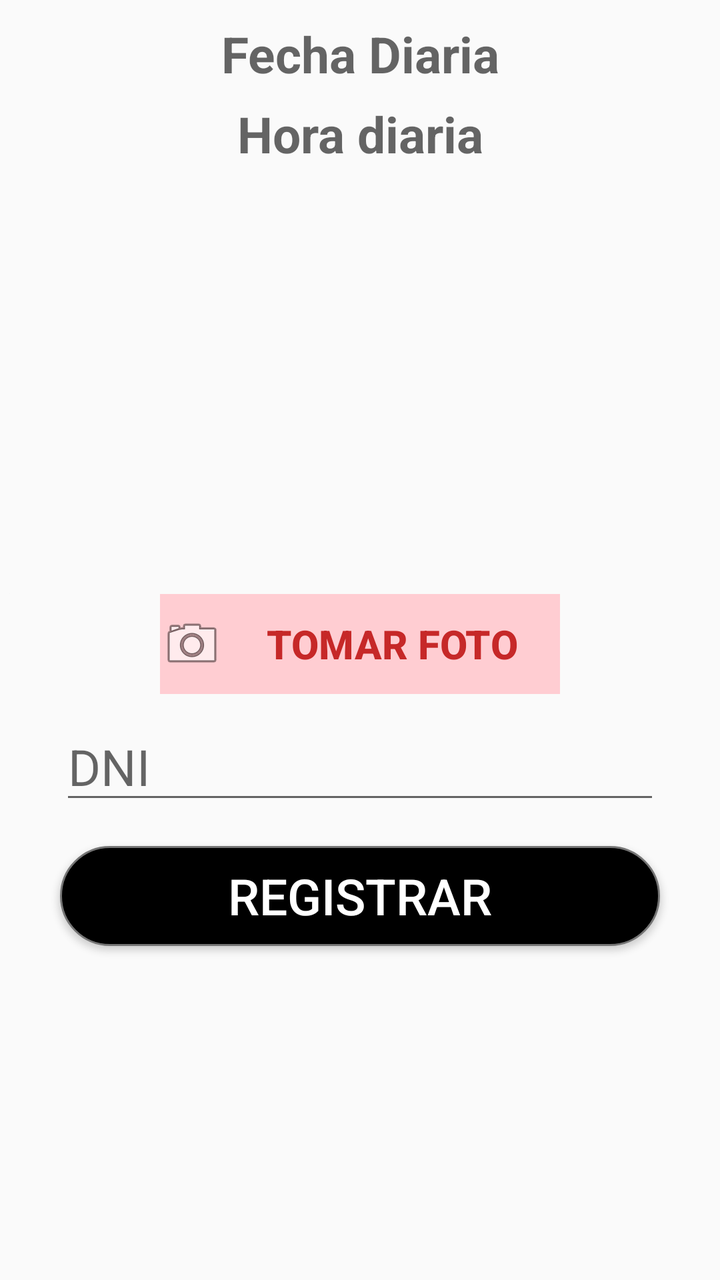
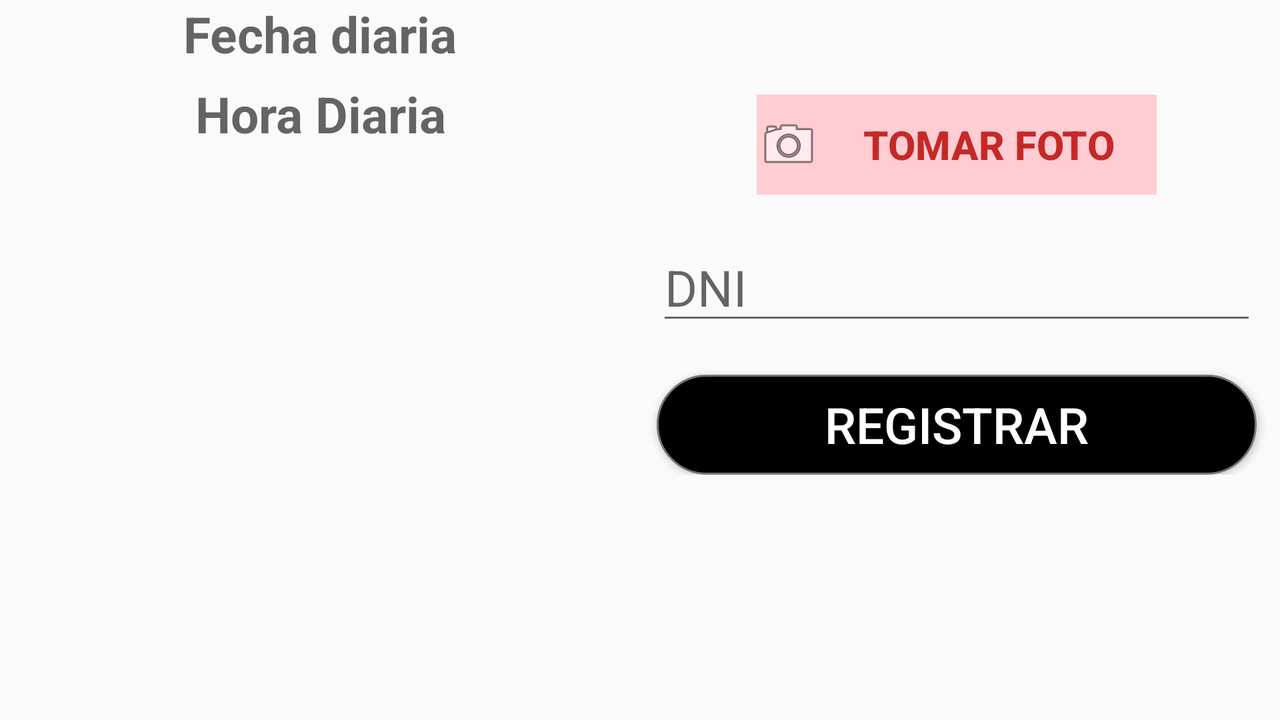

One screen, two layout resources from the same app: the default and the author's alternative for another configuration. Each is rendered where Android would select it; the XML of both is given below.
<!-- AndroidManifest.xml: application theme AppTheme -->
<!-- res/layout/activity_register_entra.xml -->
<?xml version="1.0" encoding="utf-8"?>
<ScrollView xmlns:android="http://schemas.android.com/apk/res/android"
    xmlns:app="http://schemas.android.com/apk/res-auto"
    xmlns:tools="http://schemas.android.com/tools"
    android:layout_width="match_parent"
    android:layout_height="match_parent"
    android:orientation="vertical">

    <LinearLayout
        android:layout_width="match_parent"
        android:layout_height="match_parent"
        android:orientation="vertical">

        <RelativeLayout
            android:layout_width="match_parent"
            android:layout_height="wrap_content">

            <TextView
                android:id="@+id/fecha_texte"
                android:layout_width="180dp"
                android:layout_height="40dp"
                android:layout_centerHorizontal="true"
                android:layout_marginTop="10dp"
                android:hint="Fecha Diaria"
                android:textAlignment="center"
                android:textColor="#8F1212"
                android:textStyle="bold"
                android:textSize="@dimen/register_entrara_hora">

            </TextView>
            <TextView
                android:id="@+id/hora_texte"
                android:layout_width="180dp"
                android:layout_height="40dp"
                android:hint="Hora diaria"
                android:layout_centerHorizontal="true"
                android:textAlignment="center"
                android:textSize="@dimen/register_entrara_hora"
                android:textColor="#8F1212"
                android:textStyle="bold"
                android:layout_below="@+id/fecha_texte">
            </TextView>

            <ImageView
                android:id="@+id/imagen_preview"
                android:layout_width="@dimen/register_entrada_foto_width"
                android:layout_height="@dimen/register_entrada_foto_height"
                android:layout_below="@+id/hora_texte"
                android:layout_marginTop="2dp"
                android:adjustViewBounds="true"
                android:layout_centerHorizontal="true"
                android:background="@drawable/ic_person_black_24dp"
                android:scaleType="centerCrop" />

        </RelativeLayout>
        <RelativeLayout
            android:layout_width="match_parent"
            android:layout_height="wrap_content">

            <TextView
                android:id="@+id/codigo_texte"
                android:layout_width="match_parent"
                android:layout_height="5dp"
                android:text="1"
                android:textColor="#000000"
                android:layout_below="@+id/imagen_View"/>
        </RelativeLayout>

        <RelativeLayout
            android:layout_width="match_parent"
            android:layout_height="wrap_content">
            <Button
                android:id="@+id/fotoe"
                android:layout_width="@dimen/register_button_width"
                android:layout_height="@dimen/register_button_height"
                android:layout_centerInParent="true"
                android:drawableStart="@android:drawable/ic_menu_camera"
                style="@style/Widget.AppCompat.Button.Borderless.Colored"
                android:textStyle="bold"
                android:textSize="@dimen/register_text_foto_button"
                android:textColor="@color/colors_textButton_red"
                android:text=" Tomar Foto "
                android:onClick="takePicture"
                android:background="@color/colors_background_butoon_phot_red"
                android:drawableLeft="@android:drawable/ic_menu_camera" />

        </RelativeLayout>

        <RelativeLayout
            android:layout_marginTop="10dp"
            android:layout_width="wrap_content"
            android:layout_height="wrap_content"
            android:layout_gravity="center">

            <EditText
                android:id="@+id/dniTexte"
                android:layout_width="@dimen/register_dni_Editext_width"
                android:layout_height="@dimen/register_dni_Editext_height"
                android:hint="DNI"
                android:inputType="phone"
                android:maxLength="8"
                android:maxLines="1"
                android:textSize="@dimen/register_text_hint_dni">

            </EditText>
        </RelativeLayout>


        <Button
            android:layout_width="@dimen/register_button_regitrar_width"
            android:layout_height="@dimen/register_button_registrar_height"
            android:layout_gravity="center"
            android:layout_marginTop="16dp"
            android:background="@drawable/circle"
            android:onClick="callRegisterE"
            android:text="Registrar"
            android:textColor="#FFFFFF"
            android:textSize="@dimen/register_text_button_registar" />

        <TextView
            android:layout_width="match_parent"
            android:layout_height="wrap_content"
            android:layout_marginTop="20dp"/>

    </LinearLayout>

</ScrollView>
<!-- resources referenced by this layout -->
<resources>
  <color name="colors_background_butoon_phot_red">#FFCDD2</color>
  <color name="colors_textButton_red">#C62828</color>
  <dimen name="register_button_height">50dp</dimen>
  <dimen name="register_button_registrar_height">50dp</dimen>
  <dimen name="register_button_regitrar_width">300dp</dimen>
  <dimen name="register_button_width">200dp</dimen>
  <dimen name="register_dni_Editext_height">50dp</dimen>
  <dimen name="register_dni_Editext_width">300dp</dimen>
  <dimen name="register_entrada_foto_height">200dp</dimen>
  <dimen name="register_entrada_foto_width">200dp</dimen>
  <dimen name="register_entrara_hora">25sp</dimen>
  <dimen name="register_text_button_registar">25sp</dimen>
  <dimen name="register_text_foto_button">20sp</dimen>
  <dimen name="register_text_hint_dni">25sp</dimen>
  <!-- drawable circle (drawable) -->
  <?xml version="1.0" encoding="utf-8"?>
  <shape xmlns:android="http://schemas.android.com/apk/res/android"
      android:shape="rectangle">
  
      <size
          android:width="50dp"
          android:height="10dp"
          ></size>
      <corners
          android:radius="100dp"
          >
      </corners>
      <stroke
          android:color="@color/secondary_text"
          android:width="3px"
          />
      <solid android:color="@color/colorAccent"/>
  
  
  </shape>
  <style name="AppTheme" parent="Theme.AppCompat.Light.DarkActionBar">
          
          <item name="android:windowFullscreen">true</item>
  
          <item name="colorPrimary">@color/colorPrimary</item>
          <item name="colorPrimaryDark">@color/colorAccent</item>
          <item name="colorAccent">@color/colorPrimaryDark</item>
  
      </style>
  <color name="secondary_text">#757575</color>
  <color name="colorAccent">#000000</color>
  <color name="colorPrimary">#D50000</color>
  <color name="colorPrimaryDark">#00574B</color>
</resources>
<!-- res/layout-land/activity_register_entra.xml (the author's variant of the layout above) -->
<!-- drawn on the phone turned sideways -->
<?xml version="1.0" encoding="utf-8"?>
<ScrollView xmlns:android="http://schemas.android.com/apk/res/android"
    xmlns:app="http://schemas.android.com/apk/res-auto"
    xmlns:tools="http://schemas.android.com/tools"
    android:layout_width="match_parent"
    android:layout_height="match_parent"
    android:orientation="vertical">

    <LinearLayout
        android:layout_width="match_parent"
        android:layout_height="match_parent"
        android:orientation="horizontal">

        <LinearLayout
            android:layout_width="match_parent"
            android:layout_height="wrap_content"
            android:orientation="vertical"
            android:layout_weight="1">

            <TextView
                android:id="@+id/fecha_texte"
                android:layout_width="180dp"
                android:layout_height="40dp"
                android:hint="Fecha diaria"
                android:layout_gravity="center"
                android:textAlignment="center"
                android:textSize="@dimen/register_entrara_hora"
                android:textStyle="bold"
                android:textColor="#C62828"
                android:maxLines="2">
            </TextView>
            <TextView
                android:id="@+id/hora_texte"
                android:layout_width="180dp"
                android:layout_height="40dp"
                android:hint="Hora Diaria"
                android:layout_gravity="center"
                android:textAlignment="center"
                android:textSize="@dimen/register_entrara_hora"
                android:maxLength="8"
                android:textStyle="bold"
                android:textColor="#C62828">
            </TextView>
            <ImageView
                android:layout_centerInParent="true"
                android:id="@+id/imagen_preview"
                android:layout_width="@dimen/register_entrada_foto_height"
                android:layout_height="@dimen/register_entrada_foto_width"
                android:adjustViewBounds="true"
                android:background="@drawable/ic_person_black_24dp"
                android:layout_gravity="center"/>
        </LinearLayout>

        <LinearLayout
            android:layout_width="match_parent"
            android:layout_height="wrap_content"
            android:orientation="vertical"
            android:layout_weight="1"
            android:layout_marginRight="10px"
            android:layout_gravity="center"
            >

            <TextView
                android:id="@+id/codigo_texte"
                android:layout_width="match_parent"
                android:layout_height="5dp"
                android:text="1"
                android:textColor="#000000" />

            <Button
                android:id="@+id/foto"
                android:layout_width="@dimen/register_button_width"
                android:layout_height="@dimen/register_button_height"
                android:layout_centerInParent="true"
                android:layout_gravity="center"
                android:drawableStart="@android:drawable/ic_menu_camera"
                style="@style/Widget.AppCompat.Button.Borderless.Colored"
                android:onClick="takePicture"
                android:text=" Tomar Foto "
                android:background="#FFCDD2"
                android:textColor="@color/colors_textButton_red"
                android:textSize="@dimen/register_text_foto_button"
                android:textStyle="bold" />

            <EditText
                android:id="@+id/dniTexte"
                android:layout_width="@dimen/register_dni_Editext_width"
                android:layout_height="@dimen/register_dni_Editext_height"
                android:hint="DNI"
                android:textSize="@dimen/register_text_hint_dni"
                android:layout_gravity="center"
                android:maxLines="1"
                android:maxLength="8"
                android:inputType="phone"

                android:layout_marginTop="20dp">

            </EditText>

            <Button
                android:background="@drawable/circle"
                android:text="Registrar"
                android:textColor="#FFFFFF"
                android:layout_width="@dimen/register_button_regitrar_width"
                android:layout_height="@dimen/register_button_registrar_height"
                android:layout_gravity="center"
                android:layout_marginTop="20dp"
                android:onClick="callRegisterE"
                android:textSize="@dimen/register_text_button_registar"/>
        </LinearLayout>
    </LinearLayout>




</ScrollView>
<!-- resources referenced by the variant -->
<!-- as the phone turned sideways resolves them -->
<resources>
  <color name="colors_textButton_red">#C62828</color>
  <dimen name="register_button_height">50dp</dimen>
  <dimen name="register_button_registrar_height">50dp</dimen>
  <dimen name="register_button_regitrar_width">300dp</dimen>
  <dimen name="register_button_width">200dp</dimen>
  <dimen name="register_dni_Editext_height">50dp</dimen>
  <dimen name="register_dni_Editext_width">300dp</dimen>
  <dimen name="register_entrada_foto_height">200dp</dimen>
  <dimen name="register_entrada_foto_width">200dp</dimen>
  <dimen name="register_entrara_hora">25sp</dimen>
  <dimen name="register_text_button_registar">25sp</dimen>
  <dimen name="register_text_foto_button">20sp</dimen>
  <dimen name="register_text_hint_dni">25sp</dimen>
  <!-- drawable circle (drawable) -->
  <?xml version="1.0" encoding="utf-8"?>
  <shape xmlns:android="http://schemas.android.com/apk/res/android"
      android:shape="rectangle">
  
      <size
          android:width="50dp"
          android:height="10dp"
          ></size>
      <corners
          android:radius="100dp"
          >
      </corners>
      <stroke
          android:color="@color/secondary_text"
          android:width="3px"
          />
      <solid android:color="@color/colorAccent"/>
  
  
  </shape>
  <style name="AppTheme" parent="Theme.AppCompat.Light.DarkActionBar">
          
          <item name="android:windowFullscreen">true</item>
  
          <item name="colorPrimary">@color/colorPrimary</item>
          <item name="colorPrimaryDark">@color/colorAccent</item>
          <item name="colorAccent">@color/colorPrimaryDark</item>
  
      </style>
  <color name="secondary_text">#757575</color>
  <color name="colorAccent">#000000</color>
  <color name="colorPrimary">#D50000</color>
  <color name="colorPrimaryDark">#00574B</color>
</resources>
